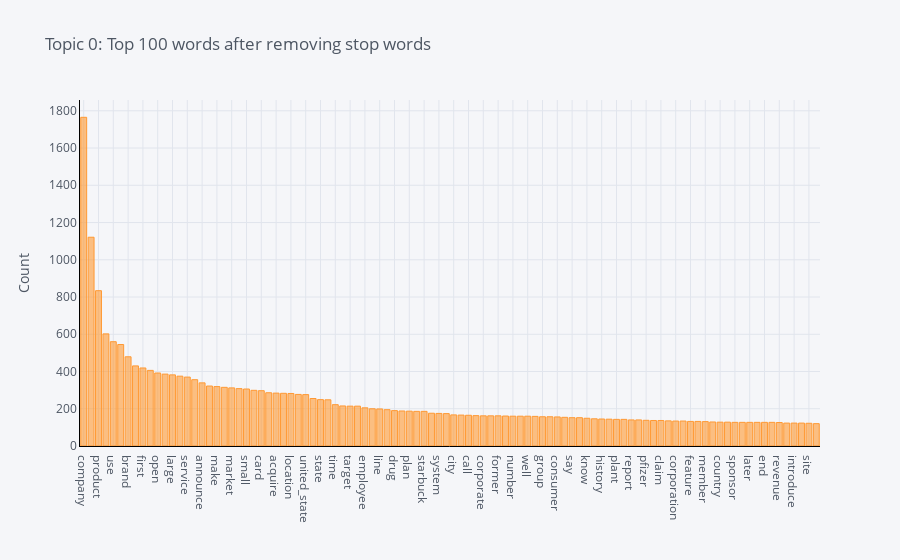

The notebook cell this image was saved under:
### Code cell
plot_model(lda)

### Figure 1 — Plotly figure (JSON) as saved in the notebook; plotly's stock layout.template omitted (floating-point values rounded to 4 significant figures)
{"data": [{"marker": {"color": "rgba(255, 153, 51, 0.6)", "line": {"color": "rgba(255, 153, 51, 1.0)", "width": 1}}, "name": "count", "orientation": "v", "text": "", "type": "bar", "x": ["company", "store", "product", "also", "use", "include", "brand", "year", "first", "sell", "open", "new", "large", "business", "service", "food", "announce", "operate", "make", "sale", "market", "com", "small", "file", "card", "purchase", "acquire", "begin", "location", "name", "united_state", "become", "state", "base", "time", "chain", "target", "customer", "employee", "nbsp", "line", "offer", "drug", "restaurant", "plan", "industry", "starbuck", "program", "system", "center", "city", "work", "call", "world", "corporate", "health", "former", "operation", "number", "many", "well", "provide", "group", "launch", "consumer", "part", "say", "pay", "know", "create", "history", "produce", "plant", "take", "report", "early", "pfizer", "price", "claim", "good", "corporation", "list", "feature", "acquisition", "member", "office", "country", "facility", "sponsor", "stock", "later", "retail", "end", "expand", "revenue", "issue", "introduce", "pharmaceutical", "site", "several"], "y": [1765, 1121, 834, 602, 560, 545, 479, 430, 419, 406, 392, 386, 382, 375, 370, 356, 339, 322, 319, 315, 312, 308, 306, 299, 297, 286, 284, 283, 282, 277, 276, 255, 249, 248, 222, 215, 214, 214, 205, 200, 199, 195, 190, 188, 187, 186, 186, 176, 175, 174, 167, 166, 165, 163, 162, 162, 162, 161, 160, 160, 160, 159, 157, 157, 156, 154, 152, 152, 149, 146, 145, 144, 143, 143, 140, 140, 138, 137, 137, 135, 134, 134, 132, 132, 131, 129, 128, 128, 127, 127, 127, 127, 127, 127, 126, 123, 123, 123, 122, 120]}], "layout": {"legend": {"bgcolor": "#F5F6F9", "font": {"color": "#4D5663"}}, "paper_bgcolor": "#F5F6F9", "plot_bgcolor": "#F5F6F9", "title": {"font": {"color": "#4D5663"}, "text": "Topic 0: Top 100 words after removing stop words"}, "xaxis": {"gridcolor": "#E1E5ED", "linecolor": "black", "showgrid": true, "tickfont": {"color": "#4D5663"}, "title": {"font": {"color": "#4D5663"}, "text": ""}, "zerolinecolor": "#E1E5ED"}, "yaxis": {"gridcolor": "#E1E5ED", "linecolor": "black", "showgrid": true, "tickfont": {"color": "#4D5663"}, "title": {"font": {"color": "#4D5663"}, "text": "Count"}, "zerolinecolor": "#E1E5ED"}}}
